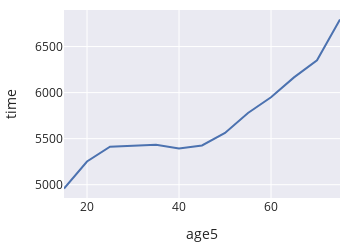

Notebook code cell kept with this figure:
### Markdown cell above
## Observational Studies

We need to be particularly cautious with data that do not form a census or scientific sample.
We should also take care with cross-sectional studies, whether from a census or scientific sample, 
as we'll show by revisisting the Cherry Blossom Ten-Mile Run example.
Earlier in this chapter, we made a smoothed curve to examine the relationship between race time and age.
We reproduce this plot below.

### Code cell
times = (
    runnersOver17.assign(age5=runnersOver17['age'] // 5 * 5)
    .groupby('age5')
    ['time']
    .mean()
    .reset_index()
)

px.line(times, x='age5', y='time', width=350, height=250)

### Figure 1 — Plotly figure (JSON) as saved in the notebook; plotly's stock layout.template omitted (floating-point values rounded to 4 significant figures)
{"data": [{"hovertemplate": "age5=%{x}<br>time=%{y}<extra></extra>", "legendgroup": "", "line": {"color": "rgb(76,114,176)", "dash": "solid"}, "marker": {"symbol": "circle"}, "mode": "lines", "name": "", "orientation": "v", "showlegend": false, "type": "scatter", "x": [15, 20, 25, 30, 35, 40, 45, 50, 55, 60, 65, 70, 75], "xaxis": "x", "y": [4958.0, 5252.0, 5413.0, 5424.0, 5433.0, 5393.0, 5426.0, 5562.0, 5779.0, 5949.0, 6165.0, 6352.0, 6795.0], "yaxis": "y"}], "layout": {"height": 250, "legend": {"tracegroupgap": 0}, "width": 350, "xaxis": {"anchor": "y", "autorange": true, "domain": [0, 1], "range": [15, 75], "title": {"text": "age5"}, "type": "linear"}, "yaxis": {"anchor": "x", "autorange": true, "domain": [0, 1], "range": [4856.0, 6897.0], "title": {"text": "time"}, "type": "linear"}}}
